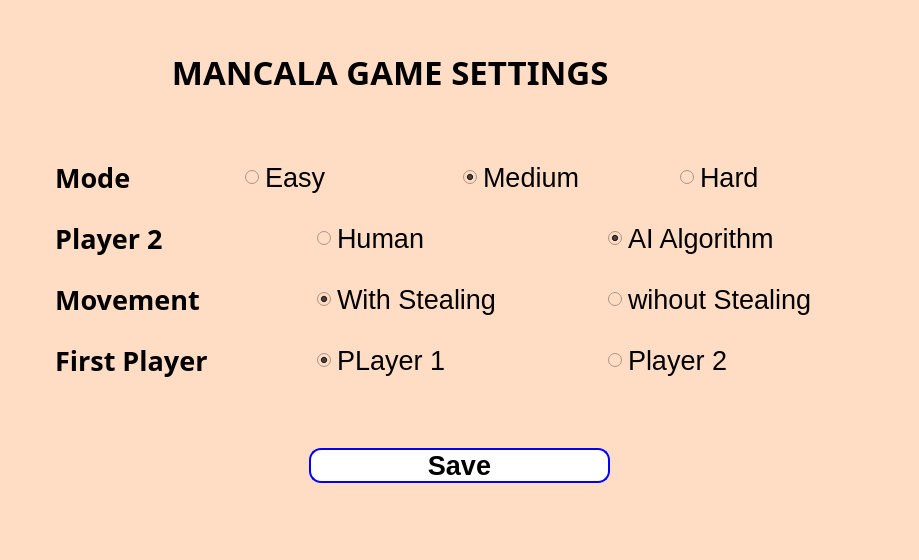
<?xml version="1.0" encoding="UTF-8"?>
<ui version="4.0">
 <class>MainWindow</class>
 <widget class="QMainWindow" name="MainWindow">
  <property name="geometry">
   <rect>
    <x>0</x>
    <y>0</y>
    <width>919</width>
    <height>560</height>
   </rect>
  </property>
  <property name="windowTitle">
   <string>MainWindow</string>
  </property>
  <property name="styleSheet">
   <string notr="true">background:#ffddc5</string>
  </property>
  <widget class="QWidget" name="centralwidget">
   <layout class="QVBoxLayout" name="verticalLayout_3">
    <item>
     <widget class="QLabel" name="label_3">
      <property name="font">
       <font>
        <family>Orbitron</family>
        <pointsize>25</pointsize>
        <weight>75</weight>
        <italic>false</italic>
        <bold>true</bold>
       </font>
      </property>
      <property name="text">
       <string>                   MANCALA GAME SETTINGS</string>
      </property>
     </widget>
    </item>
    <item>
     <widget class="QWidget" name="widget_5" native="true">
      <layout class="QVBoxLayout" name="verticalLayout">
       <item>
        <widget class="QWidget" name="widget" native="true">
         <layout class="QHBoxLayout" name="horizontalLayout_4">
          <item>
           <widget class="QLabel" name="label_4">
            <property name="font">
             <font>
              <family>Orbitron</family>
              <pointsize>20</pointsize>
              <weight>75</weight>
              <italic>false</italic>
              <bold>true</bold>
             </font>
            </property>
            <property name="text">
             <string>    Mode</string>
            </property>
           </widget>
          </item>
          <item>
           <widget class="QRadioButton" name="radioButton_3">
            <property name="font">
             <font>
              <pointsize>20</pointsize>
             </font>
            </property>
            <property name="text">
             <string>Easy</string>
            </property>
            <property name="checked">
             <bool>false</bool>
            </property>
           </widget>
          </item>
          <item>
           <widget class="QRadioButton" name="radioButton_9">
            <property name="font">
             <font>
              <pointsize>20</pointsize>
             </font>
            </property>
            <property name="text">
             <string>Medium</string>
            </property>
            <property name="checked">
             <bool>true</bool>
            </property>
           </widget>
          </item>
          <item>
           <widget class="QRadioButton" name="radioButton_4">
            <property name="font">
             <font>
              <pointsize>20</pointsize>
             </font>
            </property>
            <property name="text">
             <string>Hard</string>
            </property>
           </widget>
          </item>
         </layout>
        </widget>
       </item>
       <item>
        <widget class="QWidget" name="widget_2" native="true">
         <layout class="QHBoxLayout" name="horizontalLayout_3">
          <item>
           <widget class="QLabel" name="label_5">
            <property name="font">
             <font>
              <family>Orbitron</family>
              <pointsize>20</pointsize>
              <weight>75</weight>
              <italic>false</italic>
              <bold>true</bold>
             </font>
            </property>
            <property name="text">
             <string>    Player 2</string>
            </property>
           </widget>
          </item>
          <item>
           <widget class="QRadioButton" name="radioButton_5">
            <property name="font">
             <font>
              <pointsize>20</pointsize>
             </font>
            </property>
            <property name="text">
             <string>Human</string>
            </property>
           </widget>
          </item>
          <item>
           <widget class="QRadioButton" name="radioButton_6">
            <property name="font">
             <font>
              <pointsize>20</pointsize>
             </font>
            </property>
            <property name="text">
             <string>AI Algorithm</string>
            </property>
            <property name="checked">
             <bool>true</bool>
            </property>
           </widget>
          </item>
         </layout>
        </widget>
       </item>
       <item>
        <widget class="QWidget" name="widget_3" native="true">
         <layout class="QHBoxLayout" name="horizontalLayout_2">
          <item>
           <widget class="QLabel" name="label_6">
            <property name="font">
             <font>
              <family>Orbitron</family>
              <pointsize>20</pointsize>
              <weight>75</weight>
              <italic>false</italic>
              <bold>true</bold>
             </font>
            </property>
            <property name="text">
             <string>    Movement</string>
            </property>
           </widget>
          </item>
          <item>
           <widget class="QRadioButton" name="radioButton">
            <property name="font">
             <font>
              <pointsize>20</pointsize>
             </font>
            </property>
            <property name="text">
             <string>With Stealing</string>
            </property>
            <property name="checked">
             <bool>true</bool>
            </property>
           </widget>
          </item>
          <item>
           <widget class="QRadioButton" name="radioButton_2">
            <property name="font">
             <font>
              <pointsize>20</pointsize>
             </font>
            </property>
            <property name="text">
             <string>wihout Stealing</string>
            </property>
           </widget>
          </item>
         </layout>
        </widget>
       </item>
       <item>
        <widget class="QWidget" name="widget_4" native="true">
         <layout class="QHBoxLayout" name="horizontalLayout">
          <item>
           <widget class="QLabel" name="label_7">
            <property name="font">
             <font>
              <family>Orbitron</family>
              <pointsize>20</pointsize>
              <weight>75</weight>
              <italic>false</italic>
              <bold>true</bold>
             </font>
            </property>
            <property name="text">
             <string>    First Player</string>
            </property>
           </widget>
          </item>
          <item>
           <widget class="QRadioButton" name="radioButton_7">
            <property name="font">
             <font>
              <pointsize>20</pointsize>
             </font>
            </property>
            <property name="text">
             <string>PLayer 1</string>
            </property>
            <property name="checked">
             <bool>true</bool>
            </property>
           </widget>
          </item>
          <item>
           <widget class="QRadioButton" name="radioButton_8">
            <property name="font">
             <font>
              <pointsize>20</pointsize>
             </font>
            </property>
            <property name="text">
             <string>Player 2</string>
            </property>
           </widget>
          </item>
         </layout>
        </widget>
       </item>
      </layout>
     </widget>
    </item>
    <item>
     <widget class="QWidget" name="widget_6" native="true">
      <layout class="QVBoxLayout" name="verticalLayout_2">
       <property name="leftMargin">
        <number>300</number>
       </property>
       <property name="rightMargin">
        <number>300</number>
       </property>
       <item>
        <widget class="QPushButton" name="pushButton">
         <property name="font">
          <font>
           <pointsize>20</pointsize>
           <weight>75</weight>
           <bold>true</bold>
          </font>
         </property>
         <property name="styleSheet">
          <string notr="true">border: 2px solid; border-radius:12px; border-color: blue;background-color: palette(base);</string>
         </property>
         <property name="text">
          <string>Save</string>
         </property>
        </widget>
       </item>
      </layout>
     </widget>
    </item>
   </layout>
  </widget>
  <widget class="QStatusBar" name="statusbar"/>
 </widget>
 <resources/>
 <connections/>
</ui>
